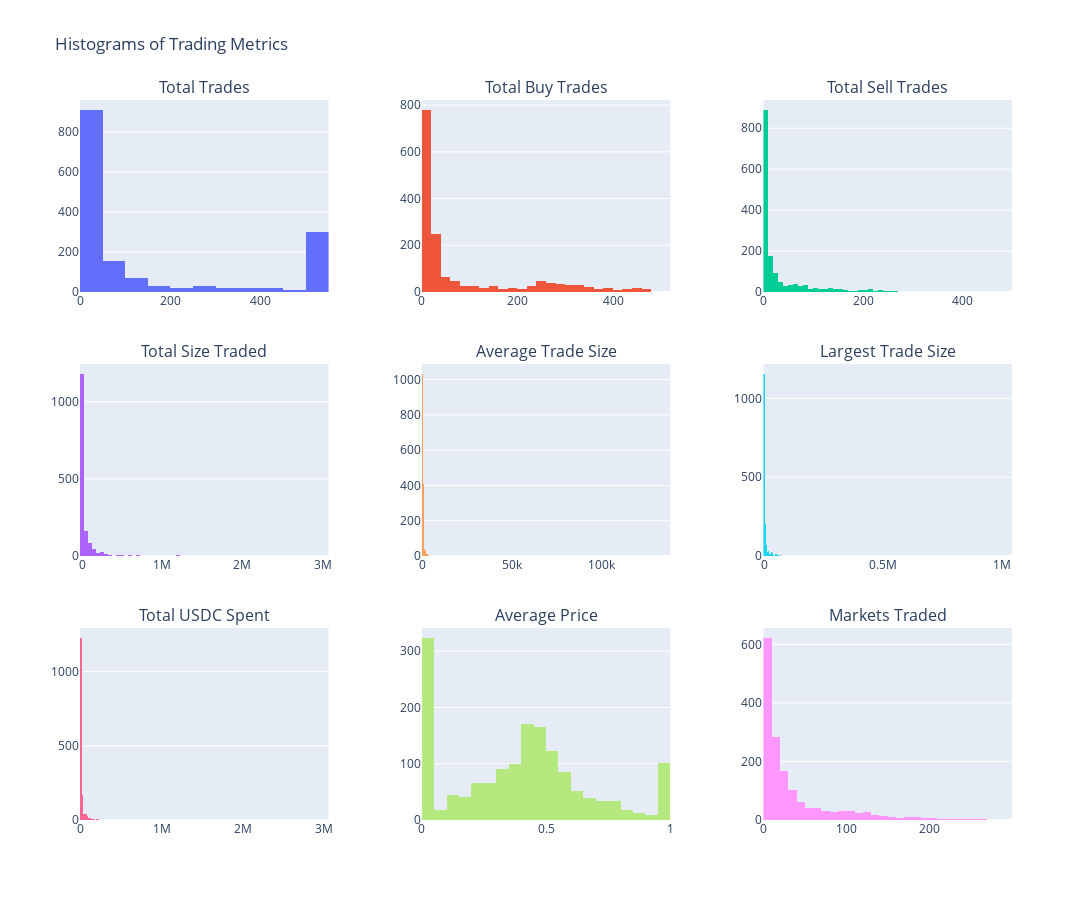

The notebook cell saved with this chart:
### Code cell
import pandas as pd
import plotly.graph_objects as go
from plotly.subplots import make_subplots

# Assuming your DataFrame is named 'df'
columns_to_plot = [
    'Total Trades', 'Total Buy Trades', 'Total Sell Trades',
    'Total Size Traded', 'Average Trade Size', 'Largest Trade Size',
    'Total USDC Spent', 'Average Price', 'Markets Traded'
]

# Create a 3x3 subplot grid
fig = make_subplots(
    rows=3, cols=3,
    subplot_titles=columns_to_plot,
    vertical_spacing=0.1,
    horizontal_spacing=0.1
)

# Add histograms for each column
for i, col in enumerate(columns_to_plot, 1):
    row = (i - 1) // 3 + 1  # Row index (1-based)
    col_num = (i - 1) % 3 + 1  # Column index (1-based)
    fig.add_trace(
        go.Histogram(x=df[col], name=col, showlegend=False),
        row=row,
        col=col_num
    )

# Update layout
fig.update_layout(
    title_text="Histograms of Trading Metrics",
    height=900,
    width=1200,
    showlegend=False
)

# Show the figure
fig.show()

### Figure 1 — Plotly figure (JSON) as saved in the notebook; plotly's stock layout.template omitted (floating-point values rounded to 4 significant figures; data arrays with more than 128 entries replaced by an {"elided": "..."} marker saying what was removed)
{"data": [{"name": "Total Trades", "showlegend": false, "type": "histogram", "x": {"elided": "1592 int values"}, "xaxis": "x", "yaxis": "y"}, {"name": "Total Buy Trades", "showlegend": false, "type": "histogram", "x": {"elided": "1592 int values"}, "xaxis": "x2", "yaxis": "y2"}, {"name": "Total Sell Trades", "showlegend": false, "type": "histogram", "x": {"elided": "1592 int values"}, "xaxis": "x3", "yaxis": "y3"}, {"name": "Total Size Traded", "showlegend": false, "type": "histogram", "x": {"elided": "1592 float values"}, "xaxis": "x4", "yaxis": "y4"}, {"name": "Average Trade Size", "showlegend": false, "type": "histogram", "x": {"elided": "1592 float values"}, "xaxis": "x5", "yaxis": "y5"}, {"name": "Largest Trade Size", "showlegend": false, "type": "histogram", "x": {"elided": "1592 float values"}, "xaxis": "x6", "yaxis": "y6"}, {"name": "Total USDC Spent", "showlegend": false, "type": "histogram", "x": {"elided": "1592 float values"}, "xaxis": "x7", "yaxis": "y7"}, {"name": "Average Price", "showlegend": false, "type": "histogram", "x": {"elided": "1592 float values"}, "xaxis": "x8", "yaxis": "y8"}, {"name": "Markets Traded", "showlegend": false, "type": "histogram", "x": {"elided": "1592 int values"}, "xaxis": "x9", "yaxis": "y9"}], "layout": {"annotations": [{"font": {"size": 16}, "showarrow": false, "text": "Total Trades", "x": 0.1333, "xanchor": "center", "xref": "paper", "y": 1, "yanchor": "bottom", "yref": "paper"}, {"font": {"size": 16}, "showarrow": false, "text": "Total Buy Trades", "x": 0.5, "xanchor": "center", "xref": "paper", "y": 1, "yanchor": "bottom", "yref": "paper"}, {"font": {"size": 16}, "showarrow": false, "text": "Total Sell Trades", "x": 0.8667, "xanchor": "center", "xref": "paper", "y": 1, "yanchor": "bottom", "yref": "paper"}, {"font": {"size": 16}, "showarrow": false, "text": "Total Size Traded", "x": 0.1333, "xanchor": "center", "xref": "paper", "y": 0.6333, "yanchor": "bottom", "yref": "paper"}, {"font": {"size": 16}, "showarrow": false, "text": "Average Trade Size", "x": 0.5, "xanchor": "center", "xref": "paper", "y": 0.6333, "yanchor": "bottom", "yref": "paper"}, {"font": {"size": 16}, "showarrow": false, "text": "Largest Trade Size", "x": 0.8667, "xanchor": "center", "xref": "paper", "y": 0.6333, "yanchor": "bottom", "yref": "paper"}, {"font": {"size": 16}, "showarrow": false, "text": "Total USDC Spent", "x": 0.1333, "xanchor": "center", "xref": "paper", "y": 0.2667, "yanchor": "bottom", "yref": "paper"}, {"font": {"size": 16}, "showarrow": false, "text": "Average Price", "x": 0.5, "xanchor": "center", "xref": "paper", "y": 0.2667, "yanchor": "bottom", "yref": "paper"}, {"font": {"size": 16}, "showarrow": false, "text": "Markets Traded", "x": 0.8667, "xanchor": "center", "xref": "paper", "y": 0.2667, "yanchor": "bottom", "yref": "paper"}], "height": 900, "showlegend": false, "title": {"text": "Histograms of Trading Metrics"}, "width": 1200, "xaxis": {"anchor": "y", "domain": [0, 0.2667]}, "xaxis2": {"anchor": "y2", "domain": [0.3667, 0.6333]}, "xaxis3": {"anchor": "y3", "domain": [0.7333, 1]}, "xaxis4": {"anchor": "y4", "domain": [0, 0.2667]}, "xaxis5": {"anchor": "y5", "domain": [0.3667, 0.6333]}, "xaxis6": {"anchor": "y6", "domain": [0.7333, 1]}, "xaxis7": {"anchor": "y7", "domain": [0, 0.2667]}, "xaxis8": {"anchor": "y8", "domain": [0.3667, 0.6333]}, "xaxis9": {"anchor": "y9", "domain": [0.7333, 1]}, "yaxis": {"anchor": "x", "domain": [0.7333, 1]}, "yaxis2": {"anchor": "x2", "domain": [0.7333, 1]}, "yaxis3": {"anchor": "x3", "domain": [0.7333, 1]}, "yaxis4": {"anchor": "x4", "domain": [0.3667, 0.6333]}, "yaxis5": {"anchor": "x5", "domain": [0.3667, 0.6333]}, "yaxis6": {"anchor": "x6", "domain": [0.3667, 0.6333]}, "yaxis7": {"anchor": "x7", "domain": [0, 0.2667]}, "yaxis8": {"anchor": "x8", "domain": [0, 0.2667]}, "yaxis9": {"anchor": "x9", "domain": [0, 0.2667]}}}
